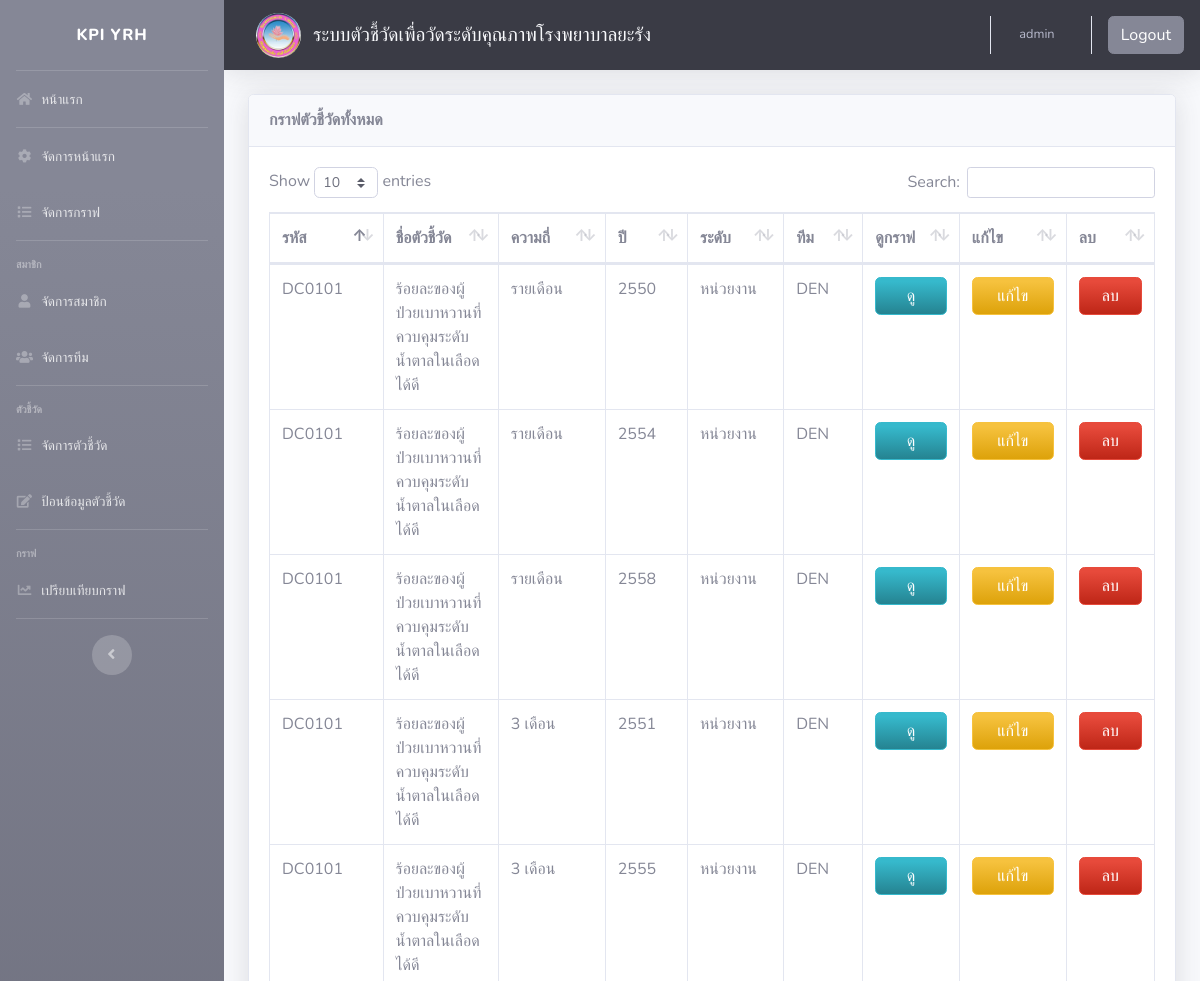
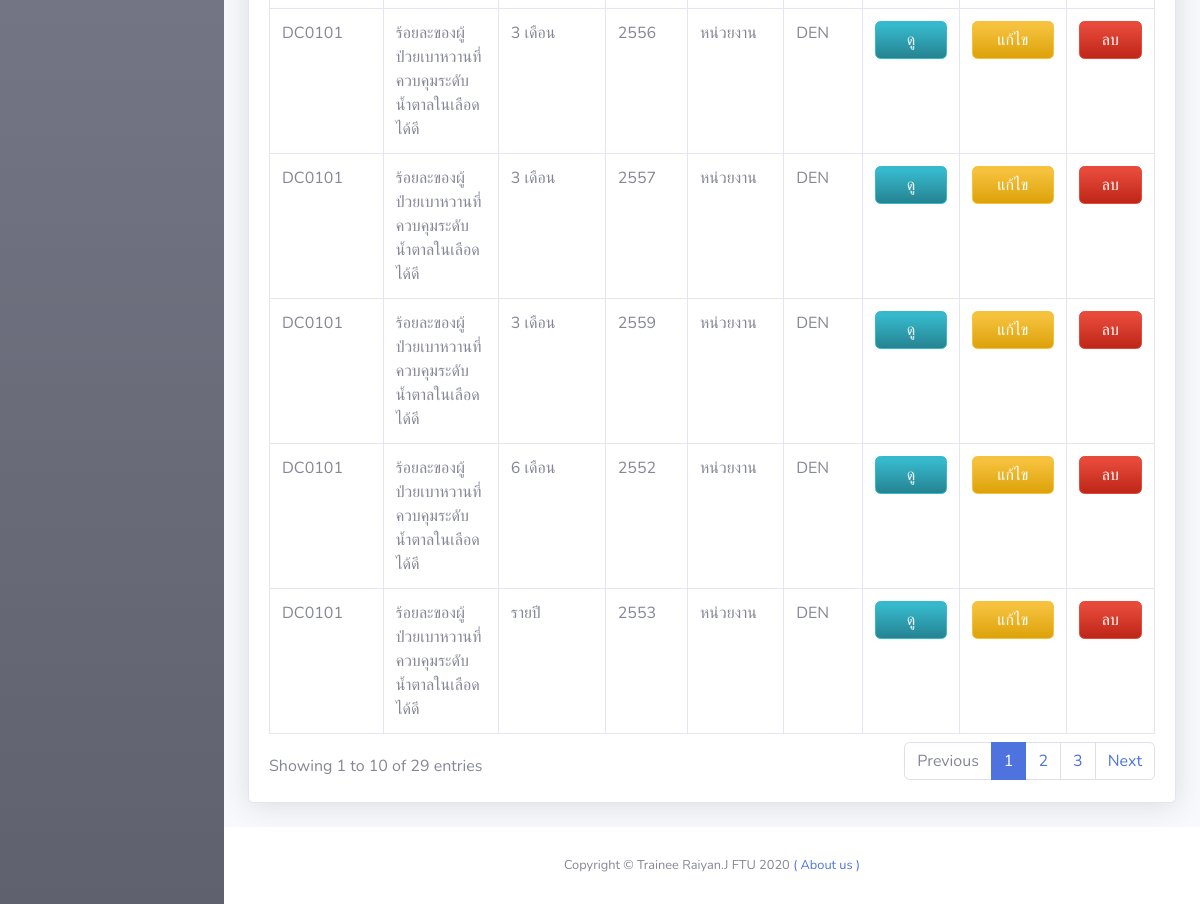
/public/managegraph.php (signed in), run on the app's committed database (2 pictures, top to bottom).
### tables this page shows
CREATE TABLE `graph_m` (
  `graph_m_id` varchar(20) NOT NULL,
  `indicator` varchar(20) NOT NULL,
  `year` int(10) NOT NULL,
  `number1` varchar(10) NOT NULL,
  `divisor1` varchar(10) NOT NULL,
  `number2` varchar(10) NOT NULL,
  `divisor2` varchar(10) NOT NULL,
  `number3` varchar(10) NOT NULL,
  `divisor3` varchar(10) NOT NULL,
  `number4` varchar(10) NOT NULL,
  `divisor4` varchar(10) NOT NULL,
  `number5` varchar(10) NOT NULL,
  `divisor5` varchar(10) NOT NULL,
  `number6` varchar(10) NOT NULL,
  `divisor6` varchar(10) NOT NULL,
  `number7` varchar(10) NOT NULL,
  `divisor7` varchar(10) NOT NULL,
  `number8` varchar(10) NOT NULL,
  `divisor8` varchar(10) NOT NULL,
  `number9` varchar(10) NOT NULL,
  `divisor9` varchar(10) NOT NULL,
  `number10` varchar(10) NOT NULL,
  `divisor10` varchar(10) NOT NULL,
  `number11` varchar(10) NOT NULL,
  `divisor11` varchar(10) NOT NULL,
  `number12` varchar(10) NOT NULL,
  `divisor12` varchar(10) NOT NULL,
  `mean` int(50) DEFAULT NULL,
  `comment` varchar(1000) DEFAULT NULL,
  `date` datetime NOT NULL DEFAULT current_timestamp(),
  `user_post` varchar(20) DEFAULT NULL,
  `status` int(10) NOT NULL DEFAULT 0
);

CREATE TABLE `indicator` (
  `id` int(10) NOT NULL,
  `indicator_code` varchar(20) NOT NULL,
  `indicator_name` varchar(300) NOT NULL,
  `first_name` varchar(500) NOT NULL,
  `last_name` varchar(500) NOT NULL,
  `degree` int(10) NOT NULL,
  `team_code` varchar(10) NOT NULL
);

CREATE TABLE `degree` (
  `degree_id` int(10) NOT NULL,
  `degree_name` varchar(20) NOT NULL,
  `degree_no` int(11) NOT NULL
);

CREATE TABLE `graph_3m` (
  `graph_3m_id` varchar(20) NOT NULL,
  `indicator` varchar(20) NOT NULL,
  `year` int(10) NOT NULL,
  `number1` varchar(10) NOT NULL,
  `divisor1` varchar(10) NOT NULL,
  `number2` varchar(10) NOT NULL,
  `divisor2` varchar(10) NOT NULL,
  `number3` varchar(10) NOT NULL,
  `divisor3` varchar(10) NOT NULL,
  `number4` varchar(10) NOT NULL,
  `divisor4` varchar(10) NOT NULL,
  `mean` int(50) DEFAULT NULL,
  `comment` varchar(1000) DEFAULT NULL,
  `date` datetime NOT NULL DEFAULT current_timestamp(),
  `user_post` varchar(20) DEFAULT NULL,
  `status` int(10) NOT NULL DEFAULT 0
);

CREATE TABLE `graph_6m` (
  `graph_6m_id` varchar(20) NOT NULL,
  `indicator` varchar(20) NOT NULL,
  `year` int(10) NOT NULL,
  `number1` varchar(10) NOT NULL,
  `divisor1` varchar(10) NOT NULL,
  `number2` varchar(10) NOT NULL,
  `divisor2` varchar(10) NOT NULL,
  `mean` int(50) DEFAULT NULL,
  `comment` varchar(1000) DEFAULT NULL,
  `date` datetime NOT NULL DEFAULT current_timestamp(),
  `user_post` varchar(20) DEFAULT NULL,
  `status` int(10) NOT NULL DEFAULT 0
);

CREATE TABLE `graph_y` (
  `graph_y_id` varchar(20) NOT NULL,
  `indicator` varchar(20) NOT NULL,
  `year` int(10) NOT NULL,
  `number1` varchar(10) NOT NULL,
  `divisor1` varchar(10) NOT NULL,
  `mean` int(50) DEFAULT NULL,
  `comment` varchar(1000) DEFAULT NULL,
  `date` datetime NOT NULL DEFAULT current_timestamp(),
  `user_post` varchar(20) DEFAULT NULL,
  `status` int(10) NOT NULL DEFAULT 0
);

### include/select_user.php (called while the page is built, shortened)
<?php
$sql_admin = "SELECT username FROM admin where username = '$username'";
$result_admin = mysqli_query($connect, $sql_admin);
$count_admin = mysqli_num_rows($result_admin);
?>

### public/managegraph.php (the view, shortened to what this page needs)
<?php
include('../include/db.php');
if (isset($_SESSION['username'])) {
    $username = $_SESSION['username'];
include('../include/select_user.php');
?>
<!DOCTYPE html>
<html lang="en">
<head>
  <?php include('../include/head.php'); ?>
</head>
<body id="page-top">
  <div id="wrapper">
    <?php include('../include/sidebar.php'); ?>
    <div id="content-wrapper" class="d-flex flex-column">
      <div id="content">
        <?php include('../include/topbar.php'); ?>
        <div class="container-fluid">
          <form id="form1" name="form1" method="post" action="">
            <div class="row justify-content-center">
              <div class="col-xl-12 col-lg-14 col-md-9">
                <div class="card shadow mb-4">
                  <div class="card-header py-3">
                    <h6 class="m-0 font-weight-bold text-secondary">กราฟตัวชี้วัดทั้งหมด</h6>
                  </div>
                  <div class="card-body">
                    <div class="table-responsive">
                      <table class="table table-bordered" id="dataTable">
                        <thead>
                          <tr>
                            <th width="1">รหัส</th>
                            <th width="1">ชื่อตัวชี้วัด</th>
                            <th width="1">ความถี่</th>
                            <th width="1">ปี</th>
                            <th width="1">ระดับ</th>
                            <th width="1">ทีม</th>
                            <th width="1">ดูกราฟ</th>
                            <th width="1">แก้ไข</th>
                            <th width="1">ลบ</th>
                          </tr>
                          <thead>
                          <tbody>
                            <?php
                            if ($count_admin == 1) {
                              $sql = "SELECT graph_m.*, indicator.*, degree.*
                            FROM graph_m
                            JOIN indicator ON indicator.indicator_code=graph_m.indicator
                            JOIN degree ON degree.degree_id=indicator.degree";
                            } else if ($count_staff == 1) {
                              $sql = "SELECT graph_m.*, indicator.*, degree.*
                            FROM graph_m
                            JOIN indicator ON indicator.indicator_code=graph_m.indicator
                            JOIN degree ON degree.degree_id=indicator.degree
                            WHERE team_code = '$username'";
                            }
                            $result = mysqli_query($connect, $sql);
                            while ($row = mysqli_fetch_array($result)) {
                              $graph_id = $row['graph_m_id'];
                              $indicator_code = $row["indicator_code"];
                              $indicator_name = $row["indicator_name"];
                              $year = $row["year"];
                              $degree_name = $row["degree_name"];
                              $team_code = $row["team_code"];
                            ?>
                              <tr>
                                <td><?php echo $indicator_code ?></td>
                                <td><?php echo $indicator_name ?></td>
                                <td><?php echo "รายเดือน" ?></td>
                                <td><?php echo $year ?></td>
                                <td><?php echo $degree_name ?></td>
                                <td><?php echo $team_code ?></td>
                                <td><a href="managegraph_view.php?id=<?= $graph_id ?>" type="button" class="btn btn-info btn-user btn-block bg-gradient-info">ดู</a></td>
                                <td><a href="managegraph_edit.php?id=<?= $graph_id ?>" type="button" class="btn btn-warning btn-user btn-block bg-gradient-warning">แก้ไข</a></td>
                                <td><a href="managegraph_delete.php?id=<?= $graph_id ?>" type="button" class="btn btn-danger btn-user btn-block bg-gradient-danger" onclick="return confirm('คุณต้องการลบกราฟตัวชี้วัดนี้หรือไม่ ?')">ลบ</a></td>
                              </tr>
                            <?php
                            }
                            if ($count_admin == 1) {
                              $sql = "SELECT graph_3m.*, indicator.*, degree.*
                            FROM graph_3m
                            JOIN indicator ON indicator.indicator_code=graph_3m.indicator
                            JOIN degree ON degree.degree_id=indicator.degree";
                            } else if ($count_staff == 1) {
                              $sql = "SELECT graph_3m.*, indicator.*, degree.*
                            FROM graph_3m
                            JOIN indicator ON indicator.indicator_code=graph_3m.indicator
                            JOIN degree ON degree.degree_id=indicator.degree
                            WHERE team_code = '$username'";
                            }
                            $result = mysqli_query($connect, $sql);
                            while ($row = mysqli_fetch_array($result)) {
                              $graph_id = $row['graph_3m_id'];
                              $indicator_code = $row["indicator_code"];
                              $indicator_name = $row["indicator_name"];
                              $year = $row["year"];
                              $degree_name = $row["degree_name"];
                              $team_code = $row["team_code"];
                            ?>
                              <tr>
                                <td><?php echo $indicator_code ?></td>
                                <td><?php echo $indicator_name ?></td>
                                <td><?php echo "3 เดือน" ?></td>
                                <td><?php echo $year ?></td>
                                <td><?php echo $degree_name ?></td>
                                <td><?php echo $team_code ?></td>
                                <td><a href="managegraph_view.php?id=<?= $graph_id ?>" type="button" class="btn btn-info btn-user btn-block bg-gradient-info">ดู</a></td>
                                <td><a href="managegraph_edit.php?id=<?= $graph_id ?>" type="button" class="btn btn-warning btn-user btn-block bg-gradient-warning">แก้ไข</a></td>
                                <td><a href="managegraph_delete.php?id=<?= $graph_id ?>" type="button" class="btn btn-danger btn-user btn-block bg-gradient-danger" onclick="return confirm('คุณต้องการลบกราฟตัวชี้วัดนี้หรือไม่ ?')">ลบ</a></td>
                              </tr>
                            <?php
                            }
                            if ($count_admin == 1) {
                              $sql = "SELECT graph_6m.*, indicator.*, degree.*
                              FROM graph_6m
                              JOIN indicator ON indicator.indicator_code=graph_6m.indicator
                              JOIN degree ON degree.degree_id=indicator.degree";
                            } else if ($count_staff == 1) {
                              $sql = "SELECT graph_6m.*, indicator.*, degree.*
                              FROM graph_6m
                              JOIN indicator ON indicator.indicator_code=graph_6m.indicator
                              JOIN degree ON degree.degree_id=indicator.degree
                              WHERE team_code = '$username'";
                            }
                            $result = mysqli_query($connect, $sql);
                            while ($row = mysqli_fetch_array($result)) {
                              $graph_id = $row['graph_6m_id'];
                              $indicator_code = $row["indicator_code"];
                              $indicator_name = $row["indicator_name"];
                              $year = $row["year"];
                              $degree_name = $row["degree_name"];
                              $team_code = $row["team_code"];
                            ?>
                              <tr>
                                <td><?php echo $indicator_code ?></td>
                                <td><?php echo $indicator_name ?></td>
                                <td><?php echo "6 เดือน" ?></td>
                                <td><?php echo $year ?></td>
                                <td><?php echo $degree_name ?></td>
                                <td><?php echo $team_code ?></td>
                                <td><a href="managegraph_view.php?id=<?= $graph_id ?>" type="button" class="btn btn-info btn-user btn-block bg-gradient-info">ดู</a></td>
                                <td><a href="managegraph_edit.php?id=<?= $graph_id ?>" type="button" class="btn btn-warning btn-user btn-block bg-gradient-warning">แก้ไข</a></td>
                                <td><a href="managegraph_delete.php?id=<?= $graph_id ?>" type="button" class="btn btn-danger btn-user btn-block bg-gradient-danger" onclick="return confirm('คุณต้องการลบกราฟตัวชี้วัดนี้หรือไม่ ?')">ลบ</a></td>
                              </tr>
                            <?php
                            }
                            if ($count_admin == 1) {
                              $sql = "SELECT graph_y.*, indicator.*, degree.*
                              FROM graph_y
                              JOIN indicator ON indicator.indicator_code=graph_y.indicator
                              JOIN degree ON degree.degree_id=indicator.degree";
                            } else if ($count_staff == 1) {
                              $sql = "SELECT graph_y.*, indicator.*, degree.*
                              FROM graph_y
                              JOIN indicator ON indicator.indicator_code=graph_y.indicator
                              JOIN degree ON degree.degree_id=indicator.degree
                              WHERE team_code = '$username'";
                            }
                            $result = mysqli_query($connect, $sql);
                            while ($row = mysqli_fetch_array($result)) {
                              $graph_id = $row['graph_y_id'];
                              $indicator_code = $row["indicator_code"];
                              $indicator_name = $row["indicator_name"];
                              $year = $row["year"];
                              $degree_name = $row["degree_name"];
                              $team_code = $row["team_code"];
                            ?>
                              <tr>
                                <td><?php echo $indicator_code ?></td>
                                <td><?php echo $indicator_name ?></td>
                                <td><?php echo "รายปี"; ?></td>
                                <td><?php echo $year ?></td>
                                <td><?php echo $degree_name ?></td>
                                <td><?php echo $team_code ?></td>
                                <td><a href="managegraph_view.php?id=<?= $graph_id ?>" type="button" class="btn btn-info btn-user btn-block bg-gradient-info">ดู</a></td>
                                <td><a href="managegraph_edit.php?id=<?= $graph_id ?>" type="button" class="btn btn-warning btn-user btn-block bg-gradient-warning">แก้ไข</a></td>
                                <td><a href="managegraph_delete.php?id=<?= $graph_id ?>" type="button" class="btn btn-danger btn-user btn-block bg-gradient-danger" onclick="return confirm('คุณต้องการลบกราฟตัวชี้วัดนี้หรือไม่ ?')">ลบ</a></td>
                              </tr>
                            <?php } ?>
                          </tbody>
                      </table>
                    </div>
                  </div>
                </div>
              </div>
            </div>
          </form>
        </div>
      </div>
      <?php include('../include/footer.php'); ?>
    </div>
</body>
</html>
<?php } else { Header("Location:home.php");} ?>

### data on the page
graph_m: indicator.indicator_code "DC0101", indicator.indicator_name "ร้อยละของผู้ป่วยเบาหวานที่ควบคุมระดับน้ำตาลในเลือดได้ดี", year "2550", degree.degree_name "หน่วยงาน", indicator.team_code "DEN"
graph_m: indicator.indicator_code "DC0101", indicator.indicator_name "ร้อยละของผู้ป่วยเบาหวานที่ควบคุมระดับน้ำตาลในเลือดได้ดี", year "2554", degree.degree_name "หน่วยงาน", indicator.team_code "DEN"
graph_m: indicator.indicator_code "DC0101", indicator.indicator_name "ร้อยละของผู้ป่วยเบาหวานที่ควบคุมระดับน้ำตาลในเลือดได้ดี", year "2558", degree.degree_name "หน่วยงาน", indicator.team_code "DEN"
graph_3m: indicator.indicator_code "DC0101", indicator.indicator_name "ร้อยละของผู้ป่วยเบาหวานที่ควบคุมระดับน้ำตาลในเลือดได้ดี", year "2551", degree.degree_name "หน่วยงาน", indicator.team_code "DEN"
graph_3m: indicator.indicator_code "DC0101", indicator.indicator_name "ร้อยละของผู้ป่วยเบาหวานที่ควบคุมระดับน้ำตาลในเลือดได้ดี", year "2555", degree.degree_name "หน่วยงาน", indicator.team_code "DEN"
graph_3m: indicator.indicator_code "DC0101", indicator.indicator_name "ร้อยละของผู้ป่วยเบาหวานที่ควบคุมระดับน้ำตาลในเลือดได้ดี", year "2556", degree.degree_name "หน่วยงาน", indicator.team_code "DEN"
graph_3m: indicator.indicator_code "DC0101", indicator.indicator_name "ร้อยละของผู้ป่วยเบาหวานที่ควบคุมระดับน้ำตาลในเลือดได้ดี", year "2557", degree.degree_name "หน่วยงาน", indicator.team_code "DEN"
graph_3m: indicator.indicator_code "DC0101", indicator.indicator_name "ร้อยละของผู้ป่วยเบาหวานที่ควบคุมระดับน้ำตาลในเลือดได้ดี", year "2559", degree.degree_name "หน่วยงาน", indicator.team_code "DEN"
graph_6m: indicator.indicator_code "DC0101", indicator.indicator_name "ร้อยละของผู้ป่วยเบาหวานที่ควบคุมระดับน้ำตาลในเลือดได้ดี", year "2552", degree.degree_name "หน่วยงาน", indicator.team_code "DEN"
graph_y: indicator.indicator_code "DC0101", indicator.indicator_name "ร้อยละของผู้ป่วยเบาหวานที่ควบคุมระดับน้ำตาลในเลือดได้ดี", year "2553", degree.degree_name "หน่วยงาน", indicator.team_code "DEN"

### other printed values
$username "admin"
